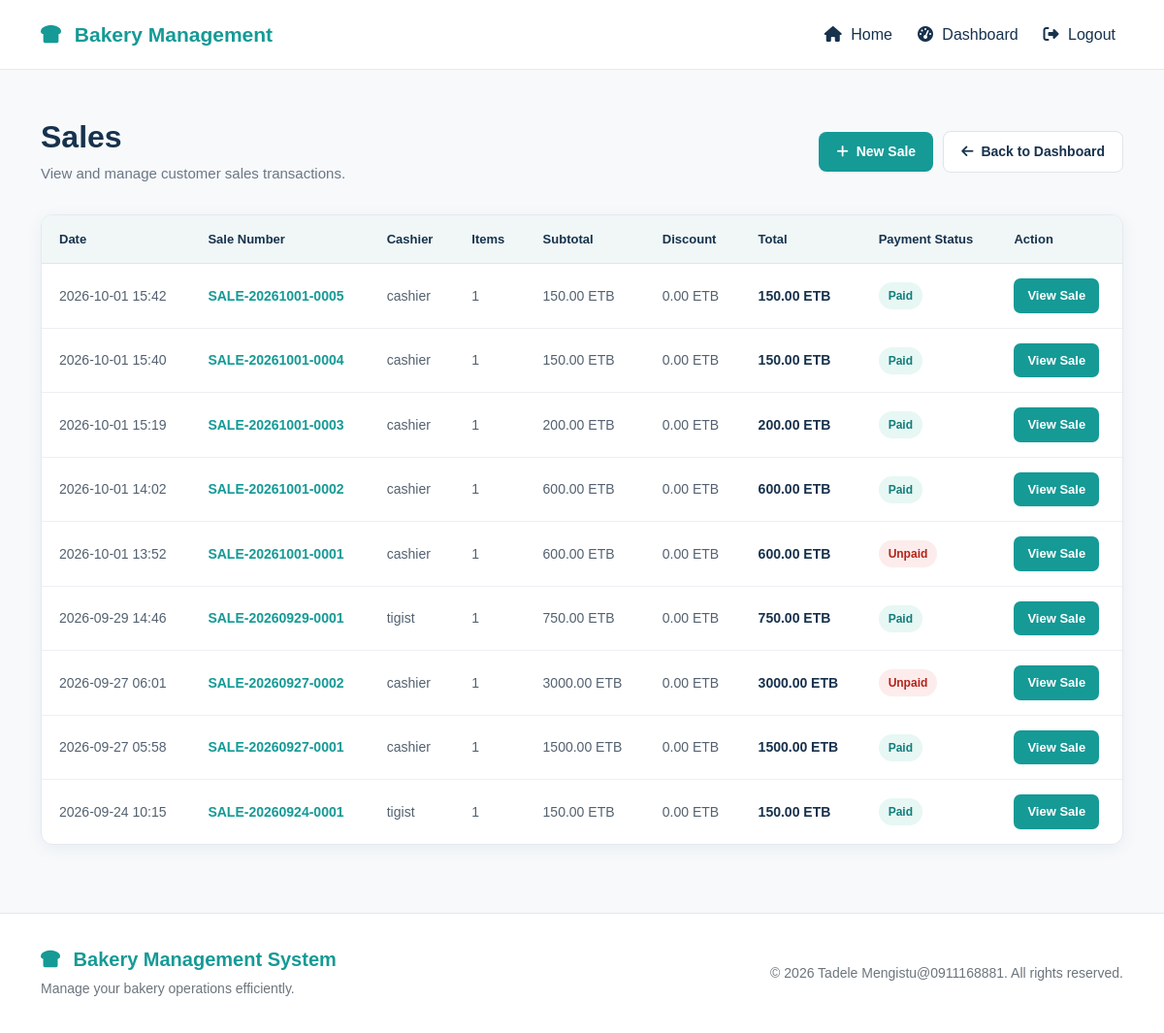
The page /sales/ (signed in) on the database its author committed.
### bekapp/models.py (models this page shows, shortened)
class Sale(models.Model):
    class PaymentStatus(models.TextChoices):
        UNPAID = "UNPAID", "Unpaid"
        PARTIAL = "PARTIAL", "Partially Paid"
        PAID = "PAID", "Paid"
        REFUNDED = "REFUNDED", "Refunded"
    sale_number = models.CharField(
        max_length=30,
        unique=True,
    )
    sale_date = models.DateTimeField(
        auto_now_add=True,
    )
    cashier = models.ForeignKey(
        User,
        on_delete=models.PROTECT,
        related_name="sales",
    )
    payment_status = models.CharField(
        max_length=20,
        choices=PaymentStatus.choices,
        default=PaymentStatus.UNPAID,
    )
    subtotal = models.DecimalField(
        max_digits=12,
        decimal_places=2,
        default=0,
    )
    discount = models.DecimalField(
        max_digits=12,
        decimal_places=2,
        default=0,
    )
    total_amount = models.DecimalField(
        max_digits=12,
        decimal_places=2,
        default=0,
    )
    notes = models.TextField(blank=True)
    created_at = models.DateTimeField(
        auto_now_add=True,
    )
    updated_at = models.DateTimeField(
        auto_now=True,
    )
    class Meta:
        ordering = ["-sale_date"]

class User(AbstractUser):
    class Role(models.TextChoices):
        OWNER = "OWNER", "Owner"
        CASHIER = "CASHIER", "Cashier"
        PRODUCTION_MANAGER = "PRODUCTION_MANAGER", "Production Manager"
    role = models.CharField(
        max_length=30,
        choices=Role.choices,
        default=Role.CASHIER,
    )

### bekapp/views.py (the view)
def sale_list(request):
    if not request.user.is_authenticated:
        return redirect('login')
    if request.user.role not in [
        'OWNER',
        'CASHIER'
    ]:
        return redirect('dashboard')
    sales = Sale.objects.select_related(
        'cashier',
    ).prefetch_related(
        'items',
        'payments',
    ).order_by(
        '-sale_date'
    )
    return render(
        request,
        'bekapp/sale_list.html',
        {
            'sales': sales,
        }
    )

### bekapp/templates/bekapp/sale_list.html (shortened to what this page needs)
{% extends 'bekapp/base.html' %}
{% load static %}
{% block extra_css %}
<link
    rel="stylesheet"
    href="{% static 'bekapp/css/sale-list.css' %}"
>
{% endblock %}
{% block content %}
<section class="sale-list-page">
    <div class="container">
        <div class="sale-list-header">
            <div class="sale-header-top">
                <div>
                    <h1>Sales</h1>
                    <p>
                        View and manage customer sales transactions.
                    </p>
                </div>
                <div class="sale-header-actions">
                    <a
                        href="{% url 'sale_create' %}"
                        class="sale-new-button"
                    >
                        <i class="fas fa-plus"></i>
                        New Sale
                    </a>
                    <a
                        href="{% url 'cashier_dashboard' %}"
                        class="sale-back-button"
                    >
                        <i class="fas fa-arrow-left"></i>
                        Back to Dashboard
                    </a>
                </div>
            </div>
        </div>
        <div class="sale-table-card">
            {% if sales %}
                <div class="sale-table-wrapper">
                    <table class="sale-table">
                        <thead>
                            <tr>
                                <th>Date</th>
                                <th>Sale Number</th>
                                <th>Cashier</th>
                                <th>Items</th>
                                <th>Subtotal</th>
                                <th>Discount</th>
                                <th>Total</th>
                                <th>Payment Status</th>
                                <th>Action</th>
                            </tr>
                        </thead>
                        <tbody>
                            {% for sale in sales %}
                                <tr>
                                    <td>
                                        {{ sale.sale_date|date:"Y-m-d H:i" }}
                                    </td>
                                    <td>
                                        <span class="sale-number">
                                            {{ sale.sale_number }}
                                        </span>
                                    </td>
                                    <td>
                                        {{ sale.cashier.username }}
                                    </td>
                                    <td>
                                        {{ sale.items.count }}
                                    </td>
                                    <td>
                                        {{ sale.subtotal|floatformat:2 }} ETB
                                    </td>
                                    <td>
                                        {{ sale.discount|floatformat:2 }} ETB
                                    </td>
                                    <td>
                                        <span class="sale-total">
                                            {{ sale.total_amount|floatformat:2 }} ETB
                                        </span>
                                    </td>
                                    <td>
                                        {% if sale.payment_status == 'PAID' %}
                                            <span class="sale-status paid">
                                                Paid
                                            </span>
                                        {% elif sale.payment_status == 'PARTIAL' %}
                                            <span class="sale-status partial">
                                                Partially Paid
                                            </span>
                                        {% elif sale.payment_status == 'REFUNDED' %}
                                            <span class="sale-status refunded">
                                                Refunded
                                            </span>
                                        {% else %}
                                            <span class="sale-status unpaid">
                                                Unpaid
                                            </span>
                                        {% endif %}
                                    </td>
                                    <td>
                                        <a
                                            href="{% url 'sale_detail' sale_id=sale.id %}"
                                            class="sale-view-button"
                                        >
                                            View Sale
                                        </a>
                                    </td>
                                </tr>
                            {% endfor %}
                        </tbody>
                    </table>
                </div>
            {% endif %}
        </div>
    </div>
</section>
{% endblock %}

### bekapp/static/bekapp/css/style.css (style rules this page uses)
html, body { margin: 0; padding: 0; }
body { min-height: 100vh; background: #f5f7f9; color: #17324d; font-family: Arial, Helvetica, sans-serif; }

### bekapp/static/bekapp/css/sale-list.css (style rules this page uses)
.sale-list-page { padding: 50px 0 70px; background: #f7f9fb; min-height: 70vh; }
.sale-list-header { margin-bottom: 30px; }
.sale-header-top { display: flex; align-items: center; justify-content: space-between; gap: 20px; }
.sale-list-header h1 { margin: 0 0 8px; color: #17324d; font-size: 32px; font-weight: 700; }
.sale-list-header p { margin: 0; color: #6b7785; font-size: 15px; }
.sale-header-actions { display: flex; align-items: center; gap: 10px; flex-wrap: wrap; }
.sale-new-button { display: inline-flex; align-items: center; justify-content: center; gap: 8px; padding: 10px 18px; background: #159a96; color: #ffffff; border-radius: 8px; font-size: 14px; font-weight: 600; text-decoration: none; transition: background 0.2s ease, transform 0.2s ease; }
.sale-back-button { display: inline-flex; align-items: center; justify-content: center; gap: 8px; padding: 10px 18px; background: #ffffff; color: #17324d; border: 1px solid #dfe5e8; border-radius: 8px; font-size: 14px; font-weight: 600; text-decoration: none; transition: background 0.2s ease, border-color 0.2s ease, transform 0.2s ease; }
.sale-table-card { background: #ffffff; border: 1px solid #e5e9ed; border-radius: 12px; box-shadow: 0 4px 18px rgba(23, 50, 77, 0.06); overflow: hidden; }
.sale-table-wrapper { width: 100%; overflow-x: auto; }
.sale-table { width: 100%; min-width: 1100px; border-collapse: collapse; }
.sale-table thead { background: #f1f7f7; }
.sale-table th { padding: 15px 18px; color: #17324d; font-size: 13px; font-weight: 700; text-align: left; white-space: nowrap; border-bottom: 1px solid #dfe7e8; }
.sale-table td { padding: 15px 18px; color: #536170; font-size: 14px; border-bottom: 1px solid #edf0f2; vertical-align: middle; white-space: nowrap; }
.sale-table tbody tr { transition: background 0.2s ease; }
.sale-table tbody tr:last-child td { border-bottom: none; }
.sale-number { color: #159a96; font-weight: 700; }
.sale-total { color: #17324d; font-weight: 700; }
.sale-status { display: inline-flex; align-items: center; padding: 5px 10px; border-radius: 20px; font-size: 12px; font-weight: 700; white-space: nowrap; }
.sale-status.paid { background: #e7f7f4; color: #117d7a; }
.sale-status.unpaid { background: #fdecec; color: #b42318; }
.sale-view-button { display: inline-flex; align-items: center; justify-content: center; padding: 8px 14px; background: #159a96; color: #ffffff; border-radius: 7px; font-size: 13px; font-weight: 600; text-decoration: none; white-space: nowrap; transition: background 0.2s ease, transform 0.2s ease; }

### rows shown on the page
Sale: sale_date "2026-10-01 15:42", sale_number "SALE-20261001-0005", cashier.username "cashier", items.count "1", subtotal "150.00", discount "0.00", total_amount "150.00", payment_status "Paid"
Sale: sale_date "2026-10-01 15:40", sale_number "SALE-20261001-0004", cashier.username "cashier", items.count "1", subtotal "150.00", discount "0.00", total_amount "150.00", payment_status "Paid"
Sale: sale_date "2026-10-01 15:19", sale_number "SALE-20261001-0003", cashier.username "cashier", items.count "1", subtotal "200.00", discount "0.00", total_amount "200.00", payment_status "Paid"
Sale: sale_date "2026-10-01 14:02", sale_number "SALE-20261001-0002", cashier.username "cashier", items.count "1", subtotal "600.00", discount "0.00", total_amount "600.00", payment_status "Paid"
Sale: sale_date "2026-10-01 13:52", sale_number "SALE-20261001-0001", cashier.username "cashier", items.count "1", subtotal "600.00", discount "0.00", total_amount "600.00", payment_status "Unpaid"
Sale: sale_date "2026-09-29 14:46", sale_number "SALE-20260929-0001", cashier.username "tigist", items.count "1", subtotal "750.00", discount "0.00", total_amount "750.00", payment_status "Paid"
Sale: sale_date "2026-09-27 06:01", sale_number "SALE-20260927-0002", cashier.username "cashier", items.count "1", subtotal "3000.00", discount "0.00", total_amount "3000.00", payment_status "Unpaid"
Sale: sale_date "2026-09-27 05:58", sale_number "SALE-20260927-0001", cashier.username "cashier", items.count "1", subtotal "1500.00", discount "0.00", total_amount "1500.00", payment_status "Paid"
Sale: sale_date "2026-09-24 10:15", sale_number "SALE-20260924-0001", cashier.username "tigist", items.count "1", subtotal "150.00", discount "0.00", total_amount "150.00", payment_status "Paid"
